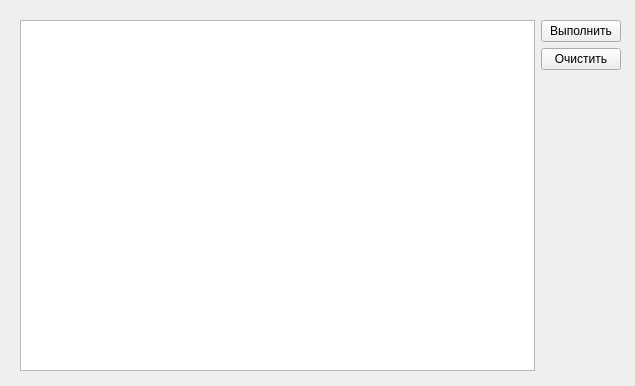
<?xml version="1.0" encoding="UTF-8"?>
<ui version="4.0">
 <class>Sqlform</class>
 <widget class="QWidget" name="Sqlform">
  <property name="geometry">
   <rect>
    <x>0</x>
    <y>0</y>
    <width>635</width>
    <height>386</height>
   </rect>
  </property>
  <property name="windowTitle">
   <string>SQL запросы</string>
  </property>
  <widget class="QWidget" name="gridLayoutWidget">
   <property name="geometry">
    <rect>
     <x>20</x>
     <y>20</y>
     <width>601</width>
     <height>351</height>
    </rect>
   </property>
   <layout class="QGridLayout" name="gridLayout">
    <item row="2" column="0" rowspan="3">
     <widget class="QTextEdit" name="textEdit"/>
    </item>
    <item row="2" column="1">
     <widget class="QPushButton" name="pushButton">
      <property name="text">
       <string>Выполнить</string>
      </property>
     </widget>
    </item>
    <item row="3" column="1">
     <widget class="QPushButton" name="pushButton_2">
      <property name="text">
       <string>Очистить</string>
      </property>
     </widget>
    </item>
   </layout>
  </widget>
 </widget>
 <resources/>
 <connections/>
</ui>
